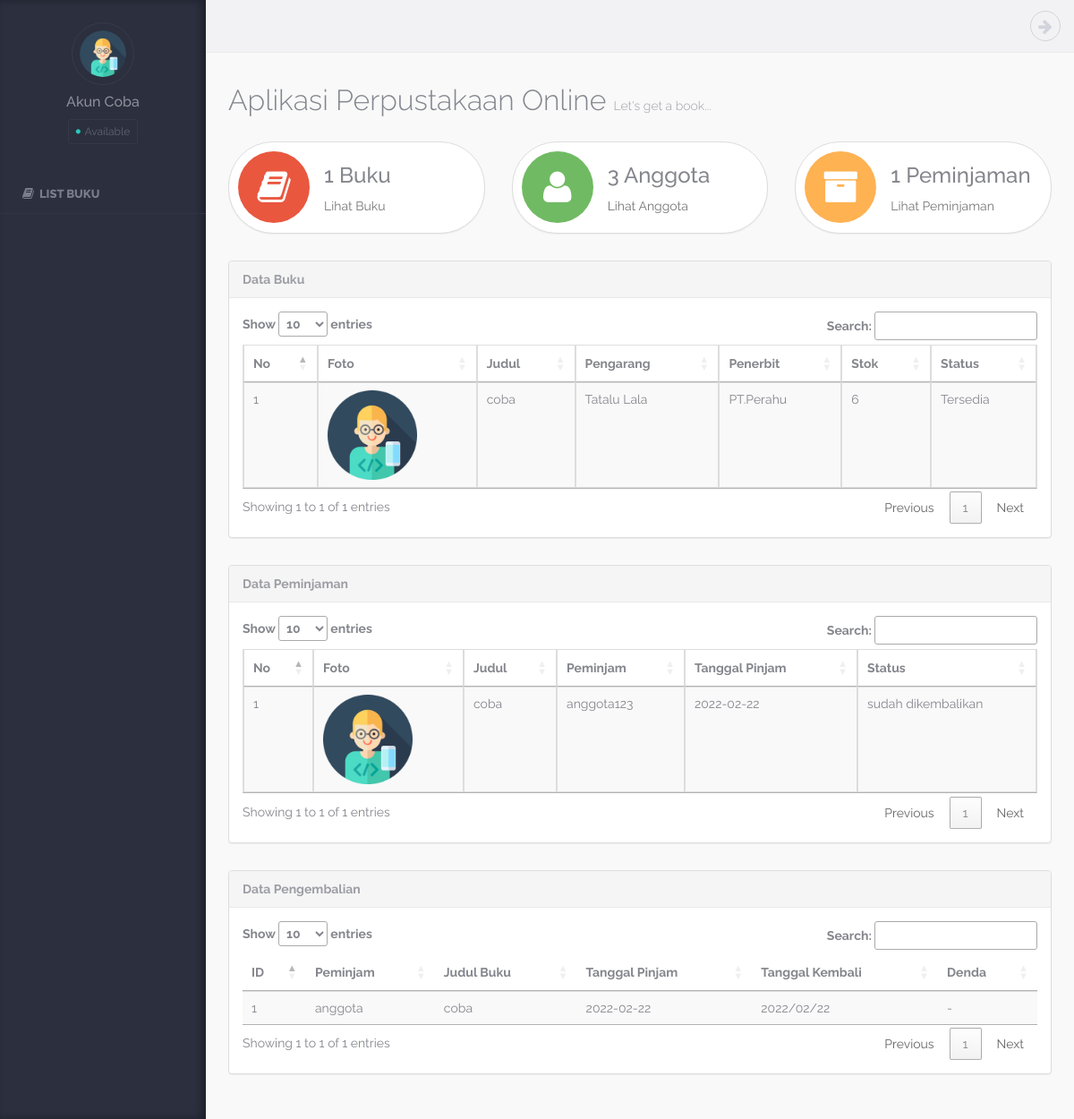
The app's page / (signed in) with its own data.
### tables this page shows
CREATE TABLE `yo_buku` (
  `id_buku` int(3) NOT NULL,
  `kd_pengarang` varchar(10) NOT NULL,
  `kd_penerbit` varchar(10) NOT NULL,
  `Isbn` int(30) NOT NULL,
  `judul` text NOT NULL,
  `tahun_terbit` int(10) NOT NULL,
  `jumlah` int(10) NOT NULL,
  `tanggal_masuk` date NOT NULL,
  `deskripsi` text NOT NULL,
  `gambar` varchar(150) NOT NULL,
  `status` varchar(30) NOT NULL
);

CREATE TABLE `yo_pengarang` (
  `kd_pengarang` int(5) NOT NULL,
  `pengarang` varchar(20) NOT NULL
);

CREATE TABLE `yo_penerbit` (
  `kd_penerbit` int(5) NOT NULL,
  `penerbit` varchar(20) NOT NULL
);

CREATE TABLE `yo_peminjaman` (
  `id_peminjam` int(5) NOT NULL,
  `id_buku` int(11) NOT NULL,
  `id_anggota` int(4) NOT NULL,
  `tgl_pinjam` date NOT NULL,
  `deskripsi` varchar(40) NOT NULL,
  `status_peminjaman` int(3) NOT NULL COMMENT 'status 1 = belum kembali'
);

CREATE TABLE `yo_anggota` (
  `id_anggota` int(10) NOT NULL,
  `nama` varchar(20) NOT NULL,
  `username` varchar(15) NOT NULL,
  `password` varchar(15) NOT NULL,
  `alamat` text NOT NULL,
  `email` varchar(25) NOT NULL,
  `kelas` varchar(4) NOT NULL,
  `no_telp` int(10) NOT NULL,
  `photo` varchar(100) NOT NULL DEFAULT 'default.png',
  `level` varchar(10) NOT NULL
);

CREATE TABLE `yo_pengembalian` (
  `id_kembali` int(3) NOT NULL,
  `id_buku` int(3) NOT NULL,
  `id_pinjam` int(11) NOT NULL,
  `tgl_kembali` varchar(10) NOT NULL,
  `denda` varchar(15) NOT NULL
);

### home.php (the view, shortened to what this page needs)
<?php
$sql_news = "SELECT *from yo_anggota";
$qry_news = mysql_query($sql_news)
    or die("Gagal query tampil");
$yoah = mysql_num_rows($qry_news);
$sql_news = "SELECT *from yo_buku";
$qry_news = mysql_query($sql_news)
    or die("Gagal query tampil");
$yoah1 = mysql_num_rows($qry_news);
$yo_peminjaman = "SELECT * FROM yo_peminjaman";
$peminjaman = mysql_query($yo_peminjaman)
    or die("Gagal query tampil");
$total_pinjam = mysql_num_rows($peminjaman);
$buku_query = "SELECT * FROM yo_buku INNER JOIN yo_pengarang on yo_buku.kd_pengarang=yo_pengarang.kd_pengarang INNER JOIN yo_penerbit on yo_buku.kd_penerbit=yo_penerbit.kd_penerbit";
$exec = mysql_query($buku_query)
    or die("Gagal query tampil");
$nomer = 0;
$peminjaman_query  = "SELECT * FROM yo_peminjaman INNER JOIN yo_buku on yo_buku.id_buku=yo_peminjaman.id_buku INNER JOIN yo_anggota on yo_anggota.id_anggota=yo_peminjaman.id_anggota";
$qry = mysql_query($peminjaman_query)
    or die("Gagal query tampil");
$yo_pengembalian = "SELECT * from yo_pengembalian INNER JOIN yo_peminjaman on yo_peminjaman.id_peminjam = yo_pengembalian.id_pinjam INNER JOIN yo_anggota ON yo_peminjaman.id_anggota = yo_anggota.id_anggota inner join yo_buku ON yo_peminjaman.id_buku = yo_buku.id_buku";
$pengembalian = mysql_query($yo_pengembalian)
    or die("Gagal query tampil");
?>
<section class="content">
    <div class="warper container-fluid ">
        <div class="page-header">
            <h1>Aplikasi Perpustakaan Online <small>Let's get a book...</small></h1>
        </div>
        <div class="row">
            <div class="col-lg-4">
                <div class="panel panel-default clearfix dashboard-stats rounded" style="cursor: pointer;" onclick="see();">
                    <a href="javascript:see();"><i class="fa fa-book bg-danger transit stats-icon"></i></a>
                    <h3 class="transit"><?php echo $yoah1 ?> Buku</h3>
                    <p class="text-muted transit">Lihat Buku</p>
                </div>
            </div>
            <div class="col-lg-4">
                <div class="panel panel-default clearfix dashboard-stats rounded" style="cursor: pointer;" onclick="anggota();">
                    <a>
                        <i class="fa fa-user bg-success transit stats-icon"></i>
                    </a>
                    <h3 class="transit"><?php echo $yoah ?> Anggota</h3>
                    <p class="text-muted transit">Lihat Anggota</p>
                </div>
            </div>
            <div class="col-lg-4">
                <div class="panel panel-default clearfix dashboard-stats rounded" style="cursor: pointer;" onclick="peminjaman();">
                    <a>
                        <i class="fa fa-archive bg-warning transit stats-icon"></i>
                    </a>
                    <h3 class="transit"><?php echo $total_pinjam ?> Peminjaman</h3>
                    <p class="text-muted transit">Lihat Peminjaman</p>
                </div>
            </div>
        </div>
        <div class="row mt-5 bg-black" id="see">
            <div class="col-lg-12">
                <div class="panel panel-default">
                    <div class="panel-heading ">Data Buku</div>
                    <div class="panel-body">
                        <table class="table table-striped table-bordered" id="table">
                            <thead>
                                <tr>
                                    <th>No</th>
                                    <th>Foto</th>
                                    <th>Judul</th>
                                    <th>Pengarang</th>
                                    <th>Penerbit</th>
                                    <th>Stok</th>
                                    <th>Status</th>
                                </tr>
                            </thead>
                            <tbody>
                                <?php while ($data_news = mysql_fetch_array($exec)) {
                                    $nomer++; ?>
                                    <tr>
                                        <td><?= $nomer; ?></td>
                                        <td><img src="assets/buku/<?= $data_news['gambar'] ?>" width="100px"></td>
                                        <td><?php echo $data_news['judul']; ?></td>
                                        <td><?php echo $data_news['pengarang']; ?></td>
                                        <td><?php echo $data_news['penerbit']; ?></td>
                                        <td><?php echo $data_news['jumlah']; ?></td>
                                        <td><?php echo $data_news['status']; ?></td>
                                    </tr>
                                <?php } ?>
                            </tbody>
                        </table>
                    </div>
                </div>
            </div>
            <div class="col-lg-12">
                <div class="panel panel-default">
                    <div class="panel-heading ">Data Peminjaman</div>
                    <div class="panel-body">
                        <table class="table table-striped table-bordered" id="peminjaman">
                            <thead>
                                <tr>
                                    <th>No</th>
                                    <th>Foto</th>
                                    <th>Judul</th>
                                    <th>Peminjam</th>
                                    <th>Tanggal Pinjam</th>
                                    <th>Status</th>
                                </tr>
                            </thead>
                            <tbody>
                                <?php
                                $nomer = 0;
                                while ($dat = mysql_fetch_array($qry)) {
                                    $nomer++;
                                ?>
                                    <tr>
                                        <td><?= $nomer; ?></td>
                                        <td><img src="assets/buku/<?php echo $dat['gambar']; ?>" width="100px"></td>
                                        <td><?php echo $dat['judul']; ?></td>
                                        <td><?php echo $dat['nama'] ?></td>
                                        <td><?php echo $dat['tgl_pinjam'] ?></td>
                                        <td><?php if ($dat['status_peminjaman'] == "1") {
                                                echo "belum dikembalikan";
                                            } else {
                                                echo "sudah dikembalikan";
                                            } ?></td>
                                    </tr>
                                <?php } ?>
                            </tbody>
                        </table>
                    </div>
                </div>
            </div>
            <div class="col-lg-12">
                <div class="panel panel-default">
                    <div class="panel-heading ">Data Pengembalian</div>
                    <div class="panel-body">
                        <table class="table table-striped no-margn" id="pengembalian">
                            <thead>
                                <tr>
                                    <th>ID</th>
                                    <th>Peminjam</th>
                                    <th>Judul Buku</th>
                                    <th>Tanggal Pinjam</th>
                                    <th>Tanggal Kembali</th>
                                    <th>Denda</th>
                                </tr>
                            </thead>
                            <tbody>
                                <?php
                                $nomer = 1;
                                while ($kembali = mysql_fetch_array($pengembalian)) {
                                    $tgl_pinjam = $kembali['tgl_pinjam'];
                                    $username = $kembali['username'];
                                    $judul_buku = $kembali['judul'];
                                    $tgl_kembali = $kembali['tgl_kembali'];
                                    $denda = $kembali['denda'];
                                ?>
                                    <tr>
                                        <td><?php echo $nomer ?></td>
                                        <td><?php echo $username ?></td>
                                        <td><?php echo $judul_buku ?></td>
                                        <td><?php echo $tgl_pinjam ?></td>
                                        <td><?php echo $tgl_kembali ?></td>
                                        <td><?php echo $denda ?></td>
                                    </tr>
                                <?php } ?>
                            </tbody>
                        </table>
                    </div>
                </div>
            </div>
        </div>
    </div>
</section>
</body>
</html>

### index.php (shortened to what this page needs)
<?php
   if ($_REQUEST[url] == '') {
       include "header.php";
       include "home.php";
   } else if ($_REQUEST[url] == 'home') {
       include "home.php";
   } else if ($_REQUEST[url] == 'buku') {
       include "_buku.php";
   } else if ($_REQUEST[url] == 'peminjaman') {
       include "_peminjaman.php";
   } else if ($_REQUEST[url] == 'pengembalian') {
       include "_pengembalian.php";
   }
   ?>

### header.php (shortened to what this page needs)
<!DOCTYPE html>
<html lang="en">
<head>
  <link rel="stylesheet" href="assets/css/bootstrap/bootstrap.css" />
  <link rel="stylesheet" href="assets/css/app/timeline.css" />
  <link rel="stylesheet" href="assets/css/plugins/calendar/calendar.css" />
  <link rel="stylesheet" href="assets/css/app/app.v1.css" />
  <link rel="stylesheet" type="text/css" href="https://cdn.datatables.net/1.11.4/css/jquery.dataTables.css">
</head>
<body data-ng-app>
  <aside class="left-panel h-100">
    <div class="user text-center">
      <img src="assets/anggota/<?php echo $_SESSION['photo']; ?>" class="img-circle" alt="...">
      <h4 class="user-name"><?php echo $_SESSION['nama']; ?></h4>
      <button class="btn user-login btn-xs dropdown-toggle btn-rounded" type="button" data-toggle="dropdown">
        <i class="fa fa-circle status-icon"></i> Available
      </button>
    </div>
    <nav class="navigation">
      <ul class="list-unstyled">
        <?php if ($_SESSION['level'] == "admin") { ?>
          <li class="active" id="home"><a href="./"><i class="fa fa-home"></i><span class="nav-label">Home</span></a></li>
          <li class="" id="anggota"><a href="javascript:anggota();"><i class="fa fa-user"></i><span class="nav-label">List Anggota</span></a></li>
          <li class="" id="anggota"><a href="javascript:peminjaman();"><i class="fa fa-archive"></i><span class="nav-label">Data Peminjaman</span></a></li>
          <li class="" id="anggota"><a href="javascript:pengembalian();"><i class="fa fa-table"></i><span class="nav-label">Data Pengembalian</span></a></li>
        <?php } else { ?>
          <li class="" id="buku"><a href="javascript:see();"><i class="fa fa-book"></i><span class="nav-label">List Buku</span></a></li>
        <?php } ?>
      </ul>
    </nav>
  </aside>
  <header class="top-head container-fluid">
    <ul class="nav-toolbar">
      <li><a href="login/logout.php"><i class="fa fa-arrow-right"></i> </a></div>
      </li>
    </ul>
  </header>

### assets/css/app/app.v1.css (style rules this page uses)
body { background-color:#f9f9f9; color:#85868d; font-family: 'Raleway', sans-serif; position:relative; }
body, html { overflow-x:hidden; }
.transit { transition: all 0.5s; -moz-transition: all 0.5s; -webkit-transition: all 0.5s; -o-transition: all 0.5s; }
aside.left-panel { background-color:#2b2f3e; width:230px; position:fixed; padding:25px 0px; box-shadow:inset -5px 0px 8px rgba(0,0,0,0.3); height:100%; top:0px; left:0px; }
.user { margin-bottom:35px; }
.user h4.user-name { color:#8e909a; font-size:16px; }
.user img { border:1px solid #383c4a; padding:8px; width:70px; }
.user .user-login { border:1px solid #343847; background-color:transparent; color:#616574; padding:4px 8px; }
.navigation { margin:20px 0px; }
.navigation > ul > li { position:relative; }
.navigation > ul > li > a { display:block; padding:12px 25px; color:#7a7e8a; text-transform:uppercase; font-size:13px; text-decoration:none; font-weight:800; border-bottom:1px solid #2f3444; transition: all 0.4s; -moz-transition: all 0.4s; -webkit-transition: all 0.4s; -o-transition: all 0.4s; }
.navigation ul li a i { margin-right:6px; font-size:14px; }
header { background-color:#f2f2f4; border-bottom:1px solid #ececee; padding-top:4px; padding-bottom:4px; }
.nav-toolbar { margin:8px 0px; float:right; }
.nav-toolbar > li { padding:0px; display:inline-block; margin-left:5px; position:relative; list-style:none; }
.nav-toolbar > li > a { color:#d3d3db; font-size:18px; border:1px solid #d3d3db; border-radius:50px; height:34px; width:34px; text-align:center; display:block; padding:4px; }
.content { margin-left:230px; }
.content > .container-fluid { padding-left:25px; padding-right:25px; }
.warper { padding-top:20px; padding-bottom:20px; min-height:550px; }
.page-header { margin:0px; border:0px; }
.page-header h1 { color:#84868e; font-weight:300; font-size:32px; margin-top:15px; margin-bottom:20px; }
.page-header * { font-weight:300; }
.page-header * small { font-size:14px; color:#9D9EA5; }
.no-margn { margin:0px; }
.dashboard-stats.panel { position:relative; cursor:pointer; padding:10px 10px 10px 106px; }
.dashboard-stats i.fa.stats-icon { width:80px; padding:20px; font-size:40px; position:absolute; margin-left:10px; left:0px; top:10px; text-align:center; z-index:1; color:#fff; height:80px; }
.dashboard-stats.rounded i.fa.stats-icon, .dashboard-stats.rounded.panel { border-radius:50px; }
.dashboard-stats h3 { margin-top:14px; }
.bg-warning { background-color:#FEB252; }
.bg-danger { background-color:#E9573F; }
.bg-success { background-color:#70BA63; }
.panel { margin-bottom:30px; }
.panel-heading { font-weight:700; }
.panel-default > .panel-heading, .panel-default > .panel-footer { border-color: #e8e8eb; box-shadow:none; }
.panel-default > .panel-heading, .btn-default { color:#9D9EA5; }

### records on screen
yo_buku: gambar (picture), judul "coba", kd_pengarang.pengarang "Tatalu Lala", kd_penerbit.penerbit "PT.Perahu", jumlah "6", status "Tersedia"
yo_peminjaman: id_buku.gambar (picture), id_buku.judul "coba", id_anggota.nama "anggota123", tgl_pinjam "2022-02-22", status_peminjaman "sudah dikembalikan"
yo_pengembalian: nomer "1", yo_anggota.username "anggota", id_buku.judul "coba", yo_peminjaman.tgl_pinjam "2022-02-22", tgl_kembali "2022/02/22", denda "-"

### other values on screen
$_SESSION['nama'] "Akun Coba"
$yoah1 "1"
$yoah "3"
$total_pinjam "1"
